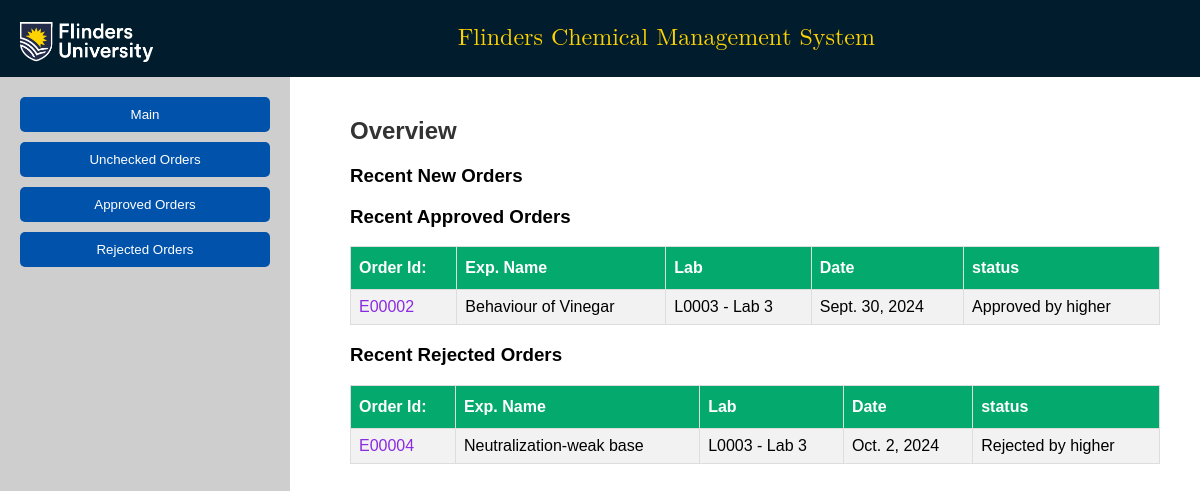
Page /highApprover/ on the earlier database version.
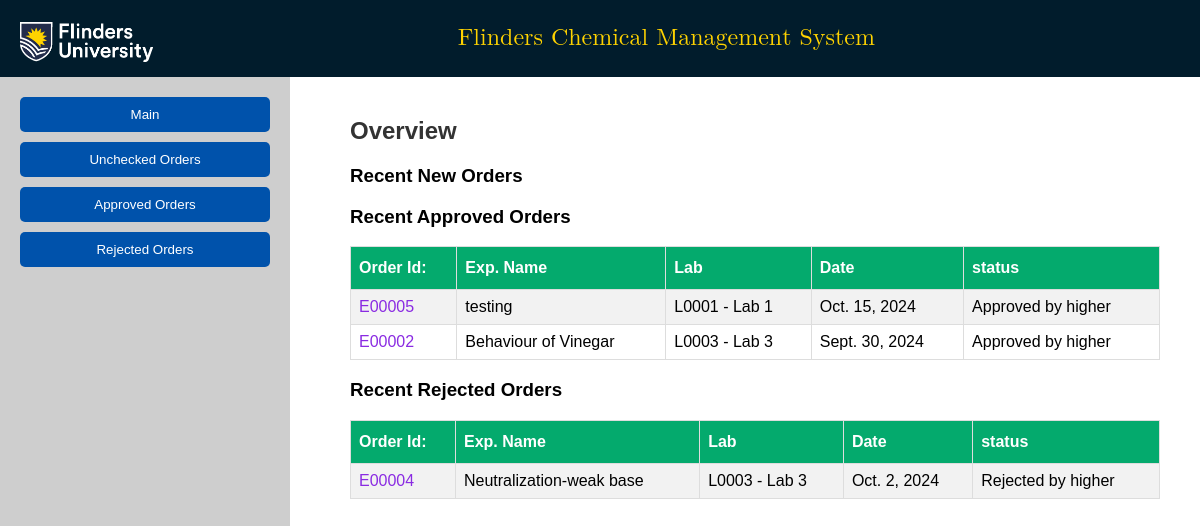
Same page on the later database version.
### furc/models.py (models this page shows, shortened)
class Order(models.Model):
    order_id = models.CharField(primary_key=True, max_length=10)
    exp_name = models.CharField(max_length=100)
    lab_id = models.ForeignKey(Laboratory, on_delete=models.CASCADE)
    exp_procedure = models.FileField(upload_to= custom_file_upload_path_exp)
    risk_assessment = models.FileField(upload_to= custom_file_upload_path_risk)
    order_date = models.DateField(editable=False, auto_now_add=True)
    updated_date = models.DateField(default=None, null=True)
    order_status = models.CharField(max_length=30, choices=ORDER_STATUS, default='Requested')

class Laboratory(models.Model):
    lab_id = models.CharField(primary_key=True, max_length=10)
    lab_name = models.CharField(max_length=50)
    center_id = models.ForeignKey(ResearchCenter, on_delete=models.CASCADE, null=True, blank=True)
    storage_locations = GenericRelation(StorageLocation)
    def __str__(self):
        return f'{self.lab_id} - {self.lab_name}'

### furc/views.py (the view)
# urls.py: path('highApprover/', views.highApprover, name='highApprover'),
def highApprover(request):
    top_pending_order = Order.objects.filter(order_status='Pending higher approval').order_by('-order_date')[0:3]
    top_approved_order = Order.objects.filter(order_status='Approved by higher').order_by('-order_date')[0:3]
    top_rejected_order = Order.objects.filter(order_status='Rejected by higher').order_by('-order_date')[0:3]
    pending_order = Order.objects.filter(order_status='Pending higher approval')
    approved_order = Order.objects.filter(order_status='Approved by higher')
    rejected_order = Order.objects.filter(order_status='Rejected by higher')
    params = {'pending_order':pending_order, 'approved_order':approved_order, 'rejected_order':rejected_order, 'top_pending_order':top_pending_order, 'top_approved_order':top_approved_order, 'top_rejected_order':top_rejected_order }
    return render(request, 'furc/higherApprover.html/', params)

### furc/templates/furc/higherApprover.html (shortened to what this page needs)
<!DOCTYPE html>
{% load static %}
<html lang="en">
<head>
    <link rel="stylesheet" href="{% static 'css/style.css' %}">
</head>
<body>
    <header class="header">
        <div class="logo">
            <img src="{% static 'images/flinder-logo_white.png' %}" alt="Flinders University Logo" style="height: 50px;">
        </div>
        <div class="title">
            <p class="headerTitle">Flinders Chemical Management System</p>
        </div>
    </header>
    <div class="container">
        <div class="sidebar">
            <button onclick="showSection('main')">Main</button>
            <button onclick="showSection('new-order')">Unchecked Orders</button>
            <button onclick="showSection('approved-orders')">Approved Orders</button>
            <button onclick="showSection('rejected-orders')">Rejected Orders</button>
        </div>
        <div class="content">
            <div id="main" class="content-section">
                <h2>Overview</h2>
                <h3>Recent New Orders</h3>
                <h3>Recent Approved Orders</h3>
                <table class="customers" style="border-radius:20px;">
                            <tr>
                                <th>Order Id:</th>
                                <th>Exp. Name</th>
                                <th>Lab</th>
                                <th>Date</th>
                                <th>status</th>
                            </tr>
                    {% for item in top_approved_order %}
                            <tr>
                                <td><a class="orderidLink" href="/orderView/{{item.order_id}}">{{item.order_id}}</a></td>
                                <td>{{item.exp_name}}</td>
                                <td>{{item.lab_id}}</td>
                                <td>{{item.order_date}}</td>
                                <td>{{item.order_status}}</td>
                            </tr>
                    {% endfor %}
                        </table>
                <h3>Recent Rejected Orders</h3>
                <table class="customers" style="border-radius:20px;">
                            <tr>
                                <th>Order Id:</th>
                                <th>Exp. Name</th>
                                <th>Lab</th>
                                <th>Date</th>
                                <th>status</th>
                            </tr>
                    {% for item in top_rejected_order %}
                            <tr>
                                <td><a class="orderidLink" href="/orderView/{{item.order_id}}">{{item.order_id}}</a></td>
                                <td>{{item.exp_name}}</td>
                                <td>{{item.lab_id}}</td>
                                <td>{{item.order_date}}</td>
                                <td>{{item.order_status}}</td>
                            </tr>
                    {% endfor %}
                        </table>
            </div>
        </div>
    </div>
</body>
</html>

Differences in the rows shown:
added Order: order_id "E00005", exp_name "testing", lab_id "L0001 - Lab 1", order_date "Oct. 15, 2024", order_status "Approved by higher", shown under "Recent Approved Orders"
